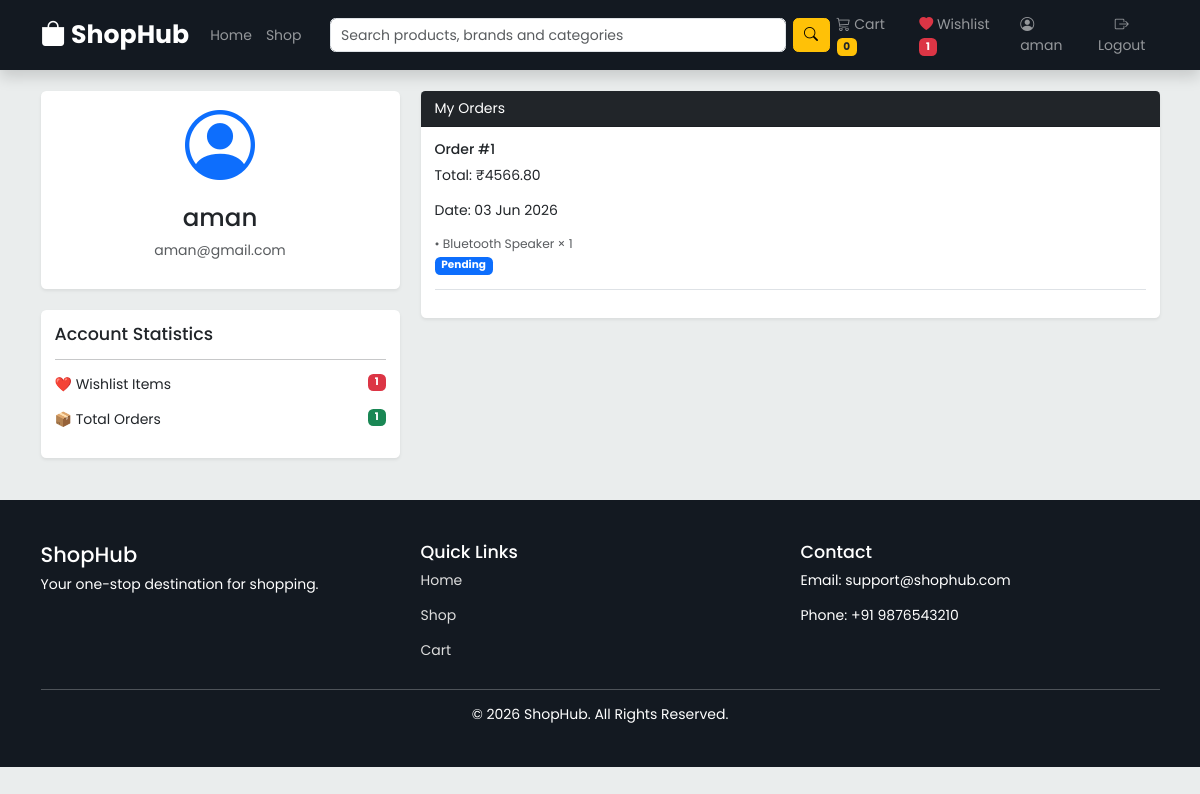
/profile/ (signed in), run on the app's committed database.
### store/models.py (models this page shows, shortened)
class Order(models.Model):
    STATUS_CHOICES = (
        ('Pending', 'Pending'),
        ('Processing', 'Processing'),
        ('Shipped', 'Shipped'),
        ('Delivered', 'Delivered'),
        ('Cancelled', 'Cancelled'),
    )
    user = models.ForeignKey(
        User,
        on_delete=models.CASCADE
    )
    full_name = models.CharField(max_length=255)
    phone = models.CharField(max_length=20)
    address = models.TextField()
    city = models.CharField(max_length=100)
    state = models.CharField(max_length=100)
    pincode = models.CharField(max_length=20)
    total_amount = models.DecimalField(
        max_digits=10,
        decimal_places=2
    )
    status = models.CharField(
        max_length=20,
        choices=STATUS_CHOICES,
        default='Pending'
    )
    created_at = models.DateTimeField(
        auto_now_add=True
    )

class OrderItem(models.Model):
    order = models.ForeignKey(
        Order,
        on_delete=models.CASCADE,
        related_name='items'
    )
    product = models.ForeignKey(
        Product,
        on_delete=models.CASCADE
    )
    quantity = models.PositiveIntegerField(default=1)
    price = models.DecimalField(
        max_digits=10,
        decimal_places=2
    )

class Product(models.Model):
    category = models.ForeignKey(
        Category,
        on_delete=models.CASCADE,
        related_name='products'
    )
    name = models.CharField(max_length=255)
    slug = models.SlugField(unique=True, blank=True)
    brand = models.CharField(max_length=100)
    description = models.TextField()
    price = models.DecimalField(
        max_digits=10,
        decimal_places=2
    )
    discount = models.PositiveIntegerField(default=0)
    stock = models.PositiveIntegerField(default=0)
    rating = models.FloatField(default=0)
    featured = models.BooleanField(default=False)
    image = models.URLField()
    created_at = models.DateTimeField(auto_now_add=True)
    updated_at = models.DateTimeField(auto_now=True)

### store/views.py (the view)
@login_required
def profile(request):
    wishlist_count = Wishlist.objects.filter(
        user=request.user
    ).count()
    order_count = Order.objects.filter(
        user=request.user
    ).count()
    orders = Order.objects.filter(
        user=request.user
    ).order_by('-created_at')
    return render(
        request,
        'profile.html',
        {
            'wishlist_count': wishlist_count,
            'order_count': order_count,
            'orders': orders
        }
    )

### store/context_processors.py (called while the page is built)
def wishlist_count(request):
    count = 0
    if request.user.is_authenticated:
        count = Wishlist.objects.filter(
            user=request.user
        ).count()
    return {
        'wishlist_count': count
    }

### templates/profile.html (shortened to what this page needs)
{% extends 'base.html' %}
{% block content %}
<div class="row">
    <div class="col-lg-4">
        <div class="card shadow-sm border-0">
            <div class="card-body text-center">
                <i class="bi bi-person-circle display-1 text-primary"></i>
                <h3 class="mt-3">
                    {{ user.username }}
                </h3>
                <p class="text-muted">
                    {{ user.email }}
                </p>
            </div>
        </div>
        <div class="card shadow-sm border-0 mt-4">
            <div class="card-body">
                <h5>
                    Account Statistics
                </h5>
                <hr>
                <p>
                    ❤️ Wishlist Items
                    <span class="badge bg-danger float-end">
                        {{ wishlist_count }}
                    </span>
                </p>
                <p>
                    📦 Total Orders
                    <span class="badge bg-success float-end">
                        {{ order_count }}
                    </span>
                </p>
            </div>
        </div>
    </div>
    <div class="col-lg-8">
        <div class="card shadow-sm border-0">
            <div class="card-header bg-dark text-white">
                My Orders
            </div>
            <div class="card-body">
                {% for order in orders %}
                <div class="border-bottom pb-3 mb-3">
                    <h6>
                        Order #{{ order.id }}
                    </h6>
                    <p>
                        Total:
                        ₹{{ order.total_amount }}
                    </p>
                    <p>
                        Date:
                        {{ order.created_at|date:"d M Y" }}
                    </p>
                    {% for item in order.items.all %}
                    <div class="small text-muted">
                        • {{ item.product.name }}
                        × {{ item.quantity }}
                    </div>
                    {% endfor %}
                    <span class="badge bg-primary">
                        {{ order.status }}
                    </span>
                </div>
                {% empty %}
                <div class="alert alert-info">
                    No Orders Yet
                </div>
                {% endfor %}
            </div>
        </div>
    </div>
</div>
{% endblock %}

### templates/base.html (shortened to what this page needs)
<!DOCTYPE html>
<html lang="en">
<head>
    <link href="https://cdn.jsdelivr.net/npm/bootstrap@5.3.8/dist/css/bootstrap.min.css" rel="stylesheet">
    <link rel="stylesheet" href="https://cdn.jsdelivr.net/npm/bootstrap-icons@1.11.3/font/bootstrap-icons.min.css">
</head>
<body>
    <nav class="navbar navbar-expand-lg navbar-dark shadow">
        <div class="container">
            <a class="navbar-brand" href="/">
                <i class="bi bi-bag-fill"></i>
                ShopHub
            </a>
            <div class="collapse navbar-collapse" id="navbarNav">
                <ul class="navbar-nav me-4">
                    <li class="nav-item">
                        <a class="nav-link" href="/">
                            Home
                        </a>
                    </li>
                    <li class="nav-item">
                        <a class="nav-link" href="{% url 'products' %}">
                            Shop
                        </a>
                    </li>
                </ul>
                <form class="d-flex me-auto search-box" method="GET" action="{% url 'products' %}">
                    <input class="form-control" type="search" name="q"
                        placeholder="Search products, brands and categories">
                    <button class="btn btn-warning ms-2">
                        <i class="bi bi-search"></i>
                    </button>
                </form>
                <ul class="navbar-nav ms-auto align-items-lg-center">
                    <li class="nav-item">
                        <a class="nav-link" href="{% url 'cart' %}">
                            <i class="bi bi-cart3"></i>
                            Cart
                            <span class="badge bg-warning text-dark">
                                {{ request.session.cart|length }}
                            </span>
                        </a>
                    </li>
                    <li class="nav-item">
                        <a class="nav-link" href="{% url 'wishlist' %}">
                            <i class="bi bi-heart-fill text-danger"></i>
                            Wishlist
                            <span class="badge bg-danger">
                                {{ wishlist_count }}
                            </span>
                        </a>
                    </li>
                    {% if user.is_authenticated %}
                    <li class="nav-item">
                        <a class="nav-link" href="{% url 'profile' %}">
                            <i class="bi bi-person-circle"></i>
                            {{ user.username }}
                        </a>
                    </li>
                    <li class="nav-item">
                        <form action="{% url 'logout' %}" method="POST">
                            <button type="submit" class="btn btn-link nav-link text-decoration-none">
                                <i class="bi bi-box-arrow-right"></i>
                                Logout
                            </button>
                        </form>
                    </li>
                    {% endif %}
                </ul>
            </div>
        </div>
    </nav>
    <div class="container mt-4">
        {% block content %}
        {% endblock %}
    </div>
    <footer class="footer-dark text-white mt-5">
        <div class="container py-5">
            <div class="row">
                <div class="col-md-4">
                    <h4>ShopHub</h4>
                    <p>
                        Your one-stop destination for shopping.
                    </p>
                </div>
                <div class="col-md-4 footer-links">
                    <h5>Quick Links</h5>
                    <p><a href="/">Home</a></p>
                    <p><a href="{% url 'products' %}">Shop</a></p>
                    <p><a href="{% url 'cart' %}">Cart</a></p>
                </div>
                <div class="col-md-4">
                    <h5>Contact</h5>
                    <p>Email: support@shophub.com</p>
                    <p>Phone: +91 9876543210</p>
                </div>
            </div>
            <hr>
            <div class="text-center">
                © 2026 ShopHub. All Rights Reserved.
            </div>
        </div>
    </footer>
</body>
</html>

### templates/base.html (style rules this page uses)
html { font-size: 14px; }
body { font-family: 'Poppins', sans-serif; background: #eaeded; }
.navbar { background: #131921 !important; }
.navbar-brand { font-weight: 700; font-size: 1.8rem; }
.search-box { width: 500px; }
.card { border: none; transition: .3s; }
.footer-dark { background: #131921; }
.footer-links a { color: #ddd; text-decoration: none; }
.search-box { max-width: 500px; width: 100%; }

### data on the page
Order: id "1", total_amount "4566.80", created_at "03 Jun 2026", status "Pending"
OrderItem: product.name "Bluetooth Speaker", quantity "1"

### other printed values
{{ request.session.cart|length }} "0"
{{ wishlist_count }} "1"
{{ user.username }} "aman"
{{ user.email }} "aman@gmail.com"
{{ order_count }} "1"
